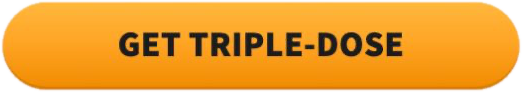
#> input picture skills/upsell-agente/templates/botao_get_triple_dose_alpha.png, 522 x 92 px, found by its file name
$ python -i build.py   (imports and definitions only)
#> lines starting #> are read from the running program, lines starting #| are printed output that depends on the picture
#!/usr/bin/env python3
"""Monta hyperframes/up1-MarcaE/index.html — Upsell #1 MarcaE (4:3 1440x1080, 25 fps).

Fonte da verdade: este arquivo + alinhamentos da ElevenLabs (ia/voz/...) + ativos em assets/.
Edite AQUI e rode de novo; nunca edite o index.html à mão.

    python3 edicao/build.py A        # versão de preço A (B, C)

B-roll de IA: o build procura, para cada cena, broll/ia/final/<cena>_*.mp4 (vídeo pronto),
depois broll/ia/img/<cena>_*.png (still com push) e, sem nada, usa um placeholder com o nº da cena.
Basta o arquivo cair na pasta e rodar o build de novo.
"""
import json, os, re, sys, glob, html, subprocess, shutil

J = os.path.dirname(os.path.dirname(os.path.abspath(__file__)))
P = os.path.join(J, "hyperframes", "up1-MarcaE")
A = os.path.join(P, "assets")
VER = (sys.argv[1] if len(sys.argv) > 1 else "A").upper()
# [1 line not run here, left out]
FPS = 25
TEAL, YEL = "#004C5B", "#FBD643"

PRECO = {"A": ("15", "139"), "B": ("16", "149"), "C": ("17", "159")}[VER]

# ---------------------------------------------------------------- utilidades
def r(x): return round(x + 1e-9, 3)
def q(x): return round(round(x * FPS) / FPS, 3)  # trava no quadro

def dur(path):
    return float(subprocess.run(["ffprobe", "-v", "error", "-show_entries", "format=duration", "-of", "csv=p=0", path],
                                capture_output=True, text=True).stdout.strip())

def norm(w): return re.sub(r"[^a-z0-9$%']", "", w.lower().replace("’", "'"))

def palavras(alin):
    d = json.load(open(alin))
    ch, s, e = d["characters"], d["character_start_times_seconds"], d["character_end_times_seconds"]
    out, cur = [], None
    for i, c in enumerate(ch):
        if c.isspace():
            cur = None; continue
        if cur is None:
            cur = {"w": "", "s": s[i], "e": e[i]}; out.append(cur)
        cur["w"] += c; cur["e"] = e[i]
        if c == "—" and i + 1 < len(ch) and not ch[i + 1].isspace():
            cur = None  # "joints—so" vira dois tokens; o travessão fica com a 1ª palavra
    return out

# ---------------------------------------------------------------- sequência
SUS = lambda b: ("S", b, f"assets/susan/{b}.mp4", os.path.join(J, "ia", "voz", "susan_blocos", f"{b}_alin.json"))
DEP = lambda d, v="v1": ("D", d, f"assets/dep/{d}.mp4", os.path.join(J, "ia", "voz", "depoentes_tts", f"{d}_{v}_alin.json"))
SEQ = [SUS("S01"), SUS("S02"), SUS("S03"), DEP("D01_MARK"), DEP("D02_ELAINE"), DEP("D03_ROBERT"),
       SUS("S04"), SUS("S05"), DEP("D04_MARGARET"), SUS("S06"), SUS("S07"), SUS(f"PRECO_{VER}"), SUS("S08"),
       DEP("D05_FRANK"), DEP("D06_NANCY", "v2"), DEP("D07_GEORGE"), SUS("S09"),
       DEP("D08_CAROL"), DEP("D09_WILLIAM"), DEP("D10_LINDA")]
NOMES = {"D01_MARK": ("Mark Sullivan", 71), "D02_ELAINE": ("Elaine Parker", 68), "D03_ROBERT": ("Robert Hayes", 72),
         "D04_MARGARET": ("Margaret Collins", 82), "D05_FRANK": ("Frank", 64), "D06_NANCY": ("Nancy", 72),
         "D07_GEORGE": ("George", 74), "D08_CAROL": ("Carol", 67), "D09_WILLIAM": ("William", 74), "D10_LINDA": ("Linda", 69)}
CTA_FIXA = {"D08_CAROL", "D09_WILLIAM", "D10_LINDA"}
ACENO = 0.0    # usuário (22/10): abre direto no "Hello" do S01
ENDCARD = 4.0  # card final depois da Linda

def montar_seq():
    t = ACENO
    segs = []
    for i, (k, bid, src, alin) in enumerate(SEQ):
        ws = palavras(alin)
        fdur = dur(os.path.join(P, src))
        nxt = SEQ[i + 1][0] if i + 1 < len(SEQ) else None
        cauda = 0.35 if (k == "S" and nxt == "S") else 0.55
        d = q(min(fdur, ws[-1]["e"] + cauda))
        segs.append({"k": k, "id": bid, "src": src, "s": q(t), "d": d, "w": [dict(x, s=x["s"] + q(t), e=x["e"] + q(t)) for x in ws]})
        t = q(t) + d
    return segs, q(t)

# [1 line that did not run here, left out]
# [1 line that did not run here, left out]
# [1 line that did not run here, left out]

def achar(bid, frase, depois=0.0):
    """tempo absoluto do início da 1ª palavra da frase dentro do bloco."""
    ws = BY[bid]["w"]; alvo = [norm(x) for x in frase.split()]
    for i in range(len(ws) - len(alvo) + 1):
        if ws[i]["s"] < depois: continue
        if all(norm(ws[i + j]["w"]) == alvo[j] for j in range(len(alvo))):
            return ws[i]["s"]
    raise SystemExit(f"frase não achada em {bid}: {frase!r}")

# [6 lines left out: function fim_frase, not called in this run]

def fim_bloco(bid): s = BY[bid]; return s["s"] + s["d"]

# ---------------------------------------------------------------- b-roll (cena por cena da referência)
# (cena, bloco, frase de entrada, fim) — fim: "frase" do mesmo bloco, ("BLOCO", "frase") ou None = fim do bloco
# fonte: mf:<arq> (acervo MarcaB) · tt:<arq> (TikTok) · ia:<cena> (IA, com fallback) · especiais
BROLL = [
    ("02", "S01", "Head of Customer Success", "Before we ship", "ia:02"),
    ("03", "S01", "Before we ship your order", "I wanted to personally", "ia:03"),
    ("05", "S01", "to take care of your joints", "When getting out of bed", "mf:T01_hug"),
    ("06", "S01", "When getting out of bed", "when you can stand up", "ia:06"),
    ("07", "S01", "when you can stand up", "without using both hands", "tt:07_senior_standing_up_from_chair"),
    ("08", "S01", "without using both hands", "when you can climb", "tt:08_stand_up_without_hands"),
    ("09", "S01", "when you can climb stairs", "and when life is back", "ia:09"),
    ("10", "S01", "and when life is back", "you'll understand why", "mf:T05_meadow"),
    ("11", "S01", "you'll understand why", "people love MarcaE", "mf:T06_garden"),
    ("12", "S01", "people love MarcaE", ("S02", "With MarcaE"), "mf:T07_bee"),
    ("13", "S02", "With MarcaE", "you're nourishing the joints", "ia:13"),
    ("14", "S02", "you're nourishing the joints", "to get out of bed", "ia:14"),
    ("15", "S02", "to get out of bed", "walk through the grocery", "tt:15_elderly_man_climbing_stairs"),
    ("16", "S02", "walk through the grocery", "and do the little", "ia:16"),
    ("17", "S02", "and do the little", "carrying groceries", "tt:17_senior_woman_getting_out_of_car"),
    ("18", "S02", "carrying groceries", "or bending down", "ia:18"),
    ("19", "S02", "or bending down", "Now, before you start", "ia:19"),
    ("21", "S02", "Because after thousands", "that some of them", "mf:T11_convertible_5s"),
    ("22", "S02", "that some of them", None, "mf:T12_car_exit_5s"),
    ("24", "S03", "However, many people reported", "and even their daily", "mf:T13_door_greet"),
    ("25", "S03", "and even their daily", None, "mf:T14_sofa_grandson"),
    ("29", "S04", "After hearing messages", "I had to find out", "mosaico"),
    ("31", "S04", "What I found honestly", "You see", "ia:31"),
    ("32", "S04", "You see", "they TRIPLED the dose", "ia:32"),
    ("33", "S04", "they TRIPLED the dose", "Taking MarcaE three times", "split"),
    ("35", "S04", "because it delivers the key", "when your body absorbs", "ia:35"),
    ("36", "S04", "when your body absorbs", None, "mf:I08_digestion"),
    ("37", "S05", "Day by day", "repair years of damage", "ia:37"),
    ("38", "S05", "repair years of damage", "so the bones stop", "ia:38"),
    ("39", "S05", "so the bones stop", "That's when moving", "ia:39"),
    ("41", "S05", "You stand up, walk", "And because MarcaE", "ia:41"),
    ("43", "S05", "honestly, it's no different", "Listen to what Margaret", "mf:I10_tea"),
    ("47", "S06", "When you take MarcaE", "your supply will run", "ia:47"),
    ("49", "S06", "Especially now", "On top of that", "ia:49"),
    ("50", "S06", "On top of that", "the next shipment", "mf:P_B04_supplier"),
    ("51", "S06", "the next shipment", "We can't rush", "mf:T19_ship"),
    ("52", "S06", "We can't rush", "your treatment will stop", "mf:P_B06_seedlings"),
    ("53", "S06", "your treatment will stop", None, "ia:53"),
    ("55", "S07", "knowing a father", "Here's what we can", "mf:T20_car_couple"),
    ("57", "S07", "Since your order is already", "the main costs", "tt:57_taping_shipping_box"),
    ("58a", "S07", "the main costs", "Adding a few extra", "tt:58a_capsule_filling"),
    ("58b", "S07", "Adding a few extra", "So we agreed", "tt:58b_capsule_filling_machine"),
    ("60", "S07", "We want to make sure", "can have one of the best", "mf:T23_flowers"),
    ("61", "S07", "can have one of the best", None, "mf:T24_pier"),
    ("63", "PRECO", "fast joint-restoring kit", None, "kit"),
    ("65", "S08", "because we're adding", "before your order leaves", "ia:65"),
    ("66", "S08", "before your order leaves", "Rest assured", "ia66|tt:66_loading_boxes_delivery_van"),
    ("70", "S08", "As soon as your MarcaE", "just take it with", "ia:70"),
    ("71", "S08", "just take it with", "Here's what other people", "ia:71"),
    ("72", "S08", "Here's what other people", None, "ia:72"),
    ("E1", "S09", "Are you ready to stop", "holding the railing", "ia:E1"),
    ("E2", "S09", "holding the railing", "and sitting out", "tt:E2_holding_stair_railing"),
    ("E3", "S09", "and sitting out", "and finally play", "ia:E3"),
    ("E4", "S09", "and finally play", "walk beside the people", "tt:E4_grandma_pushing_swing"),
    ("E5", "S09", "walk beside the people", "and enjoy the life", "tt:E5_senior_couple_walking"),
    ("E6", "S09", "and enjoy the life", "Go ahead and click", "tt:E6_elderly_couple_laughing"),
]
IA_NOME = {}
# [6 lines not run here, left out]

IA_CFG = {  # janelas limpas (05_ativos.md): rótulo derrete depois
    "13": {"t": 1.8}, "63": {"t": 3.0}, "09": {"t": 2.0}, "70": {"still": True},
    "72": {"vid": True, "vf": "crop=1440:1080:120:0"},
}

VID_REPROVADO = {"63"}  # Kling da 63 reprovado (frascos mudam): fica o still nb com push

# [45 lines left out: functions ia_fonte, ultimo_quadro, not called in this run]

# ---------------------------------------------------------------- gráficos (frase de entrada / saída)
def janelas():
    g = {}
    g["kit"] = (achar("PRECO", "fast joint-restoring kit"), fim_bloco("PRECO"))
    g["preco_num"] = achar("PRECO", f"${PRECO[0]}")
    g["garantia"] = (achar("S08", "Rest assured"), achar("S08", "If you're not 100%"))
    g["contato"] = (achar("S08", "simply call or email"), fim_frase("S08", "No questions asked.") + 0.35)
    g["botao"] = (achar("S08", "click the button below."), achar("S08", "As soon as your"))
    g["amarelo"] = (achar("S09", "Go ahead and click"), fim_bloco("S09"))
    g["cta_fixa"] = (BY["D08_CAROL"]["s"], FIM_FALA)
    g["endcard"] = (FIM_FALA, FIM)
    g["punch_turn"] = achar("S09", "Now it's your turn")
    return g

# [1 line that did not run here, left out]

# ---------------------------------------------------------------- legenda (texto da copy = texto do alinhamento)
QUEBRA = re.compile(r"[.,!?;:…—]$")

MAXC = 80  # ~2 linhas de legenda a 48 px
CONECT = {"and", "but", "so", "because", "when", "that", "without", "or", "before", "after", "until", "than",
          "while", "which", "who", "if", "since", "then", "like", "where", "even"}

FIMP = re.compile(r"([.,!?;:…]['\"’”]?|—)$")  # fim de oração (aceita aspas de fechamento)

def txt_g(g): return " ".join(y["w"] for y in g)

# [49 lines left out: functions dividir_oracao, grupos, not called in this run]

# ---------------------------------------------------------------- montagem

# ---------------------------------------------------------------- frasco oficial composto (tamanho real)
# O IA Creator entrega broll/ia/fundos/<cena>_fundo.png (cena SEM frasco) + composicao.json.
# Aqui o mockup oficial (PNG alfa) entra por cima, proporção intacta, com sombra de contato,
# sombra projetada contra a luz e um leve "wrap" de cor. Coordenadas do json no espaço do fundo
# (px, ou fração 0–1). Chaves aceitas (com apelidos): x|x_centro|cx, y_base|base_y|y, altura|altura_px|h,
# mockup|png|arquivo ou frascos|n_frascos, luz|luz_dir|direcao_luz (esq/dir), sombra (0–1), espelhar.
MOCKS = {1: "1-MarcaE.png", 2: "2-MarcaE.png", 3: "3-MarcaE.png", 4: "4-MarcaE.png", 6: "6-MarcaE.png", 9: "9-MarcaE.png", 12: "12-MarcaE.png"}
FUNDOS = os.path.join(J, "broll", "ia", "fundos")

# [15 lines left out: functions _cfg_comp, _pega, not called in this run]

def _mock_recortado(nome):
    """PNG do mockup recortado no alfa + silhueta preta (para a sombra). Devolve caminhos e tamanho."""
#> called with nome = 'botao_get_triple_dose_alpha.png'
    from PIL import Image
    os.makedirs(os.path.join(A, "comp"), exist_ok=True)
    base = os.path.splitext(nome)[0]
    out, sil = os.path.join(A, "comp", base + "_rec.png"), os.path.join(A, "comp", base + "_sombra.png")
    if not os.path.exists(out):
        im = Image.open(os.path.join(J, "ia", "mockups", nome)).convert("RGBA")
#> im is the input picture: PIL image 522x92 RGBA; mean R, G, B, A 233.1, 157.6, 48.4, 233.1
        im = im.crop(im.getchannel("A").point(lambda v: 255 if v > 8 else 0).getbbox())
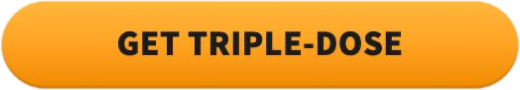
#> im: PIL image 520x90 RGBA; mean R, G, B, A 232.8, 155.9, 44.5, 239.1; transparent parts drawn white
        im.save(out)
        sh = Image.new("RGBA", im.size, (0, 0, 0, 0)); sh.putalpha(im.getchannel("A")); sh.save(sil)
#> after `sh.putalpha(im.getchannel('A'))`:
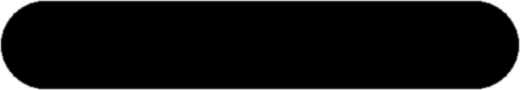
#> sh: PIL image 520x90 RGBA; mean R, G, B, A 0, 0, 0, 239.1; transparent parts drawn white
    from PIL import Image as I2
    w, h = I2.open(out).size
#> w = 520; h = 90
#> (the rest of the program and of its run is left out)
